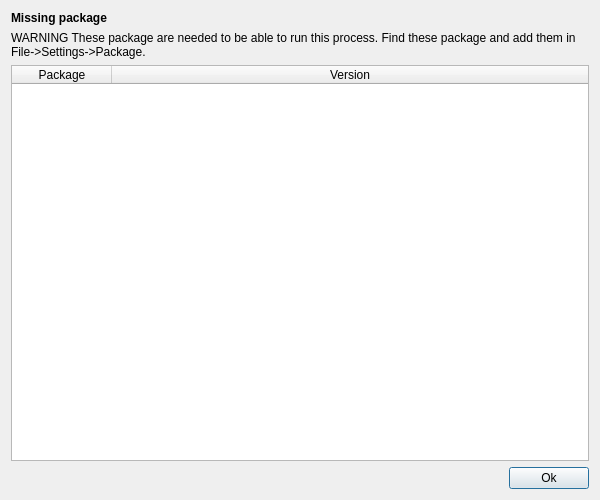
<?xml version="1.0" encoding="UTF-8"?>
<ui version="4.0">
 <class>MissingPackagesDialog</class>
 <widget class="QDialog" name="MissingPackagesDialog">
  <property name="sizePolicy">
   <sizepolicy hsizetype="Expanding" vsizetype="Expanding">
    <horstretch>0</horstretch>
    <verstretch>0</verstretch>
   </sizepolicy>
  </property>
  <property name="minimumSize">
   <size>
    <width>600</width>
    <height>500</height>
   </size>
  </property>
  <property name="windowTitle">
   <string>Missing packages</string>
  </property>
  <layout class="QVBoxLayout" name="verticalLayout">
   <item>
    <layout class="QVBoxLayout" name="verticalLayout_2" stretch="0,0,0,0">
     <property name="spacing">
      <number>6</number>
     </property>
     <item>
      <widget class="QLabel" name="label">
       <property name="text">
        <string>&lt;html&gt;&lt;head/&gt;&lt;body&gt;&lt;p&gt;&lt;span style=&quot; font-weight:600;&quot;&gt;Missing package&lt;/span&gt;&lt;/p&gt;&lt;/body&gt;&lt;/html&gt;</string>
       </property>
      </widget>
     </item>
     <item>
      <widget class="QLabel" name="label_2">
       <property name="text">
        <string>WARNING These package are needed to be able to run this process. Find these package and add them in File-&gt;Settings-&gt;Package.</string>
       </property>
       <property name="wordWrap">
        <bool>true</bool>
       </property>
      </widget>
     </item>
     <item>
      <widget class="QTableWidget" name="missing_packages_tablewidget">
       <property name="columnCount">
        <number>2</number>
       </property>
       <attribute name="horizontalHeaderStretchLastSection">
        <bool>true</bool>
       </attribute>
       <column>
        <property name="text">
         <string>Package</string>
        </property>
       </column>
       <column>
        <property name="text">
         <string>Version</string>
        </property>
       </column>
      </widget>
     </item>
     <item>
      <layout class="QHBoxLayout" name="horizontalLayout">
       <item>
        <spacer name="horizontalSpacer">
         <property name="orientation">
          <enum>Qt::Horizontal</enum>
         </property>
         <property name="sizeHint" stdset="0">
          <size>
           <width>40</width>
           <height>20</height>
          </size>
         </property>
        </spacer>
       </item>
       <item>
        <widget class="QPushButton" name="ok_pushbutton">
         <property name="text">
          <string>Ok</string>
         </property>
        </widget>
       </item>
      </layout>
     </item>
    </layout>
   </item>
  </layout>
 </widget>
 <resources/>
 <connections>
  <connection>
   <sender>ok_pushbutton</sender>
   <signal>clicked()</signal>
   <receiver>MissingPackagesDialog</receiver>
   <slot>close()</slot>
   <hints>
    <hint type="sourcelabel">
     <x>707</x>
     <y>692</y>
    </hint>
    <hint type="destinationlabel">
     <x>379</x>
     <y>357</y>
    </hint>
   </hints>
  </connection>
 </connections>
</ui>
